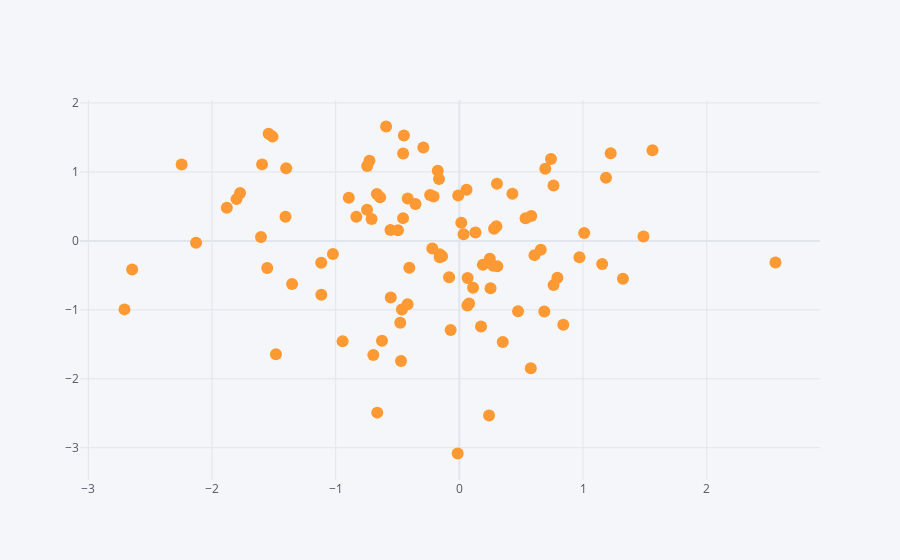

Source (notebook cell):
### Markdown cell above
## Scatter

### Code cell
df.iplot(kind='scatter', x='A', y='B', mode='markers')
